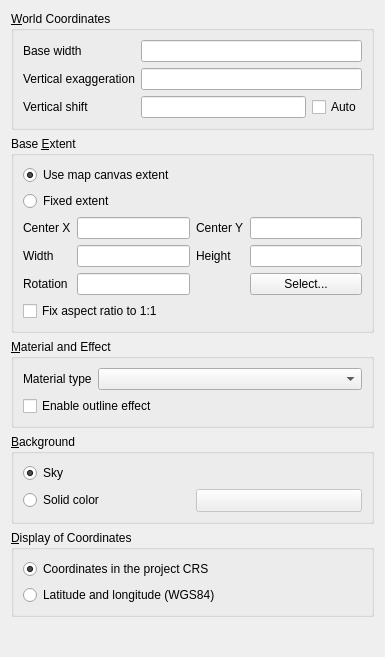
<?xml version="1.0" encoding="UTF-8"?>
<ui version="4.0">
 <class>ScenePropertiesWidget</class>
 <widget class="QWidget" name="ScenePropertiesWidget">
  <property name="geometry">
   <rect>
    <x>0</x>
    <y>0</y>
    <width>385</width>
    <height>657</height>
   </rect>
  </property>
  <property name="windowTitle">
   <string>Form</string>
  </property>
  <layout class="QVBoxLayout" name="verticalLayout_3">
   <item>
    <widget class="QGroupBox" name="groupBox_1">
     <property name="title">
      <string>&amp;World Coordinates</string>
     </property>
     <layout class="QGridLayout" name="gridLayout_4">
      <item row="0" column="1" colspan="2">
       <widget class="QLineEdit" name="lineEdit_BaseSize">
        <property name="inputMethodHints">
         <set>Qt::ImhFormattedNumbersOnly</set>
        </property>
       </widget>
      </item>
      <item row="2" column="0">
       <widget class="QLabel" name="label_2">
        <property name="text">
         <string>Vertical shift</string>
        </property>
       </widget>
      </item>
      <item row="0" column="0">
       <widget class="QLabel" name="label_3">
        <property name="text">
         <string>Base width</string>
        </property>
       </widget>
      </item>
      <item row="2" column="2">
       <widget class="QCheckBox" name="checkBox_autoZShift">
        <property name="toolTip">
         <string>Automatic vertical shift adjustment</string>
        </property>
        <property name="text">
         <string>Auto</string>
        </property>
       </widget>
      </item>
      <item row="1" column="1" colspan="2">
       <widget class="QLineEdit" name="lineEdit_zFactor">
        <property name="maximumSize">
         <size>
          <width>16777215</width>
          <height>16777215</height>
         </size>
        </property>
        <property name="inputMethodHints">
         <set>Qt::ImhFormattedNumbersOnly</set>
        </property>
        <property name="alignment">
         <set>Qt::AlignLeading|Qt::AlignLeft|Qt::AlignVCenter</set>
        </property>
       </widget>
      </item>
      <item row="1" column="0">
       <widget class="QLabel" name="label">
        <property name="text">
         <string>Vertical exaggeration</string>
        </property>
       </widget>
      </item>
      <item row="2" column="1">
       <widget class="QLineEdit" name="lineEdit_zShift">
        <property name="inputMethodHints">
         <set>Qt::ImhFormattedNumbersOnly</set>
        </property>
       </widget>
      </item>
     </layout>
    </widget>
   </item>
   <item>
    <widget class="QGroupBox" name="groupBox_4">
     <property name="title">
      <string>Base &amp;Extent</string>
     </property>
     <layout class="QGridLayout" name="gridLayout_3">
      <item row="4" column="0">
       <widget class="QCheckBox" name="checkBox_FixAspectRatio">
        <property name="text">
         <string>Fix aspect ratio to 1:1</string>
        </property>
       </widget>
      </item>
      <item row="1" column="0">
       <widget class="QRadioButton" name="radioButton_FixedExtent">
        <property name="text">
         <string>Fixed extent</string>
        </property>
       </widget>
      </item>
      <item row="0" column="0">
       <widget class="QRadioButton" name="radioButton_UseCanvasExtent">
        <property name="text">
         <string>Use map canvas extent</string>
        </property>
        <property name="checked">
         <bool>true</bool>
        </property>
       </widget>
      </item>
      <item row="3" column="0">
       <layout class="QGridLayout" name="gridLayout_Extent">
        <item row="7" column="0">
         <widget class="QLabel" name="label_10">
          <property name="text">
           <string>Rotation</string>
          </property>
         </widget>
        </item>
        <item row="4" column="2">
         <widget class="QLabel" name="label_7">
          <property name="text">
           <string>Height</string>
          </property>
         </widget>
        </item>
        <item row="4" column="0">
         <widget class="QLabel" name="label_6">
          <property name="text">
           <string>Width</string>
          </property>
         </widget>
        </item>
        <item row="1" column="3">
         <widget class="QLineEdit" name="lineEdit_CenterY">
          <property name="inputMethodHints">
           <set>Qt::ImhFormattedNumbersOnly</set>
          </property>
         </widget>
        </item>
        <item row="1" column="2">
         <widget class="QLabel" name="label_8">
          <property name="text">
           <string>Center Y</string>
          </property>
         </widget>
        </item>
        <item row="1" column="0">
         <widget class="QLabel" name="label_5">
          <property name="text">
           <string>Center X</string>
          </property>
         </widget>
        </item>
        <item row="7" column="3">
         <widget class="QPushButton" name="pushButton_SelectExtent">
          <property name="text">
           <string>Select...</string>
          </property>
         </widget>
        </item>
        <item row="4" column="3">
         <widget class="QLineEdit" name="lineEdit_Height">
          <property name="inputMethodHints">
           <set>Qt::ImhFormattedNumbersOnly</set>
          </property>
         </widget>
        </item>
        <item row="4" column="1">
         <widget class="QLineEdit" name="lineEdit_Width">
          <property name="inputMethodHints">
           <set>Qt::ImhFormattedNumbersOnly</set>
          </property>
         </widget>
        </item>
        <item row="7" column="1">
         <widget class="QLineEdit" name="lineEdit_Rotation">
          <property name="inputMethodHints">
           <set>Qt::ImhFormattedNumbersOnly</set>
          </property>
         </widget>
        </item>
        <item row="1" column="1">
         <widget class="QLineEdit" name="lineEdit_CenterX">
          <property name="inputMethodHints">
           <set>Qt::ImhFormattedNumbersOnly|Qt::ImhLowercaseOnly</set>
          </property>
         </widget>
        </item>
       </layout>
      </item>
     </layout>
    </widget>
   </item>
   <item>
    <widget class="QGroupBox" name="groupBox">
     <property name="title">
      <string>&amp;Material and Effect</string>
     </property>
     <layout class="QGridLayout" name="gridLayout_5">
      <item row="0" column="0">
       <widget class="QLabel" name="label_4">
        <property name="text">
         <string>Material type</string>
        </property>
       </widget>
      </item>
      <item row="1" column="0" colspan="2">
       <widget class="QCheckBox" name="checkBox_Outline">
        <property name="toolTip">
         <string>Check this to enable outline effect</string>
        </property>
        <property name="text">
         <string>Enable outline effect</string>
        </property>
       </widget>
      </item>
      <item row="0" column="1">
       <widget class="QComboBox" name="comboBox_MaterialType">
        <property name="sizePolicy">
         <sizepolicy hsizetype="Expanding" vsizetype="Fixed">
          <horstretch>0</horstretch>
          <verstretch>0</verstretch>
         </sizepolicy>
        </property>
       </widget>
      </item>
     </layout>
    </widget>
   </item>
   <item>
    <widget class="QGroupBox" name="groupBox_2">
     <property name="title">
      <string>&amp;Background</string>
     </property>
     <layout class="QGridLayout" name="gridLayout_2">
      <item row="0" column="0" colspan="2">
       <widget class="QRadioButton" name="radioButton_Sky">
        <property name="text">
         <string>Sky</string>
        </property>
        <property name="checked">
         <bool>true</bool>
        </property>
       </widget>
      </item>
      <item row="2" column="0">
       <widget class="QRadioButton" name="radioButton_Color">
        <property name="minimumSize">
         <size>
          <width>110</width>
          <height>0</height>
         </size>
        </property>
        <property name="text">
         <string>Solid color</string>
        </property>
       </widget>
      </item>
      <item row="2" column="1">
       <widget class="QgsColorButton" name="colorButton_Color">
        <property name="enabled">
         <bool>false</bool>
        </property>
        <property name="sizePolicy">
         <sizepolicy hsizetype="Preferred" vsizetype="Fixed">
          <horstretch>0</horstretch>
          <verstretch>0</verstretch>
         </sizepolicy>
        </property>
       </widget>
      </item>
     </layout>
    </widget>
   </item>
   <item>
    <widget class="QGroupBox" name="groupBox_3">
     <property name="title">
      <string>&amp;Display of Coordinates</string>
     </property>
     <layout class="QVBoxLayout" name="verticalLayout">
      <item>
       <widget class="QRadioButton" name="radioButton_ProjectCRS">
        <property name="text">
         <string>Coordinates in the project CRS</string>
        </property>
        <property name="checked">
         <bool>true</bool>
        </property>
       </widget>
      </item>
      <item>
       <widget class="QRadioButton" name="radioButton_WGS84">
        <property name="text">
         <string>Latitude and longitude (WGS84)</string>
        </property>
       </widget>
      </item>
     </layout>
    </widget>
   </item>
   <item>
    <spacer name="verticalSpacer">
     <property name="orientation">
      <enum>Qt::Vertical</enum>
     </property>
     <property name="sizeHint" stdset="0">
      <size>
       <width>20</width>
       <height>40</height>
      </size>
     </property>
    </spacer>
   </item>
  </layout>
 </widget>
 <customwidgets>
  <customwidget>
   <class>QgsColorButton</class>
   <extends>QToolButton</extends>
   <header>qgis.gui</header>
  </customwidget>
 </customwidgets>
 <tabstops>
  <tabstop>lineEdit_BaseSize</tabstop>
  <tabstop>lineEdit_zFactor</tabstop>
  <tabstop>lineEdit_zShift</tabstop>
  <tabstop>checkBox_autoZShift</tabstop>
  <tabstop>radioButton_UseCanvasExtent</tabstop>
  <tabstop>radioButton_FixedExtent</tabstop>
  <tabstop>lineEdit_CenterX</tabstop>
  <tabstop>lineEdit_CenterY</tabstop>
  <tabstop>lineEdit_Width</tabstop>
  <tabstop>lineEdit_Height</tabstop>
  <tabstop>lineEdit_Rotation</tabstop>
  <tabstop>pushButton_SelectExtent</tabstop>
  <tabstop>checkBox_FixAspectRatio</tabstop>
  <tabstop>comboBox_MaterialType</tabstop>
  <tabstop>checkBox_Outline</tabstop>
  <tabstop>radioButton_Sky</tabstop>
  <tabstop>radioButton_Color</tabstop>
  <tabstop>colorButton_Color</tabstop>
  <tabstop>radioButton_ProjectCRS</tabstop>
  <tabstop>radioButton_WGS84</tabstop>
 </tabstops>
 <resources/>
 <connections>
  <connection>
   <sender>radioButton_Color</sender>
   <signal>toggled(bool)</signal>
   <receiver>colorButton_Color</receiver>
   <slot>setEnabled(bool)</slot>
   <hints>
    <hint type="sourcelabel">
     <x>114</x>
     <y>306</y>
    </hint>
    <hint type="destinationlabel">
     <x>303</x>
     <y>310</y>
    </hint>
   </hints>
  </connection>
 </connections>
</ui>
